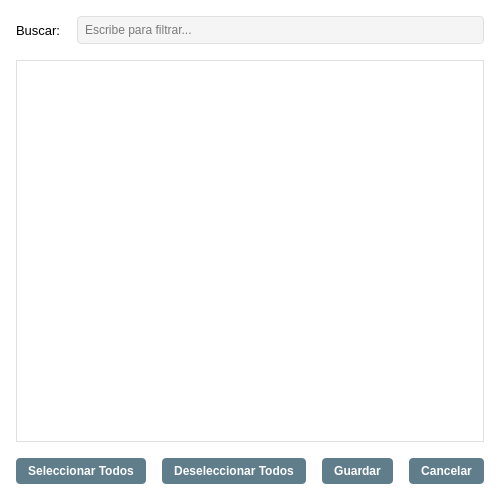
<?xml version="1.0" encoding="UTF-8"?>
<ui version="4.0">
 <class>FolderFilterDialog</class>
 <widget class="QDialog" name="FolderFilterDialog">
  <property name="geometry">
   <rect>
    <x>0</x>
    <y>0</y>
    <width>500</width>
    <height>500</height>
   </rect>
  </property>
  <property name="minimumSize">
   <size>
    <width>400</width>
    <height>500</height>
   </size>
  </property>
  <property name="windowTitle">
   <string>Filtrar Carpetas</string>
  </property>
  <property name="styleSheet">
   <string notr="true">QDialog {
	background-color: #FFFFFF;
}

QLabel {
	font-family: 'Segoe UI', Arial, sans-serif;
	font-size: 10pt;
}

QLineEdit {
	border: 1px solid #E0E0E0;
	border-radius: 4px;
	padding: 5px;
	background-color: #F5F5F5;
}

QLineEdit:focus {
	border: 1px solid #78909C;
	background-color: #FFFFFF;
}

QPushButton {
	background-color: #607D8B;
	color: white;
	border: none;
	border-radius: 4px;
	padding: 6px 12px;
	font-weight: bold;
}

QPushButton:hover {
	background-color: #78909C;
}

QPushButton:pressed {
	background-color: #546E7A;
}

QCheckBox {
	spacing: 8px;
}

QCheckBox::indicator {
	width: 18px;
	height: 18px;
}

QCheckBox::indicator:unchecked {
	border: 2px solid #B0BEC5;
	background-color: #FFFFFF;
	border-radius: 3px;
}

QCheckBox::indicator:checked {
	border: 2px solid #607D8B;
	background-color: #607D8B;
	border-radius: 3px;
}

QScrollArea {
	border: 1px solid #E0E0E0;
	background-color: #FFFFFF;
}

QWidget#scrollAreaContent {
	background-color: #FFFFFF;
}</string>
  </property>
  <layout class="QVBoxLayout" name="verticalLayout">
   <property name="spacing">
    <number>16</number>
   </property>
   <property name="leftMargin">
    <number>16</number>
   </property>
   <property name="topMargin">
    <number>16</number>
   </property>
   <property name="rightMargin">
    <number>16</number>
   </property>
   <property name="bottomMargin">
    <number>16</number>
   </property>
   <item>
    <layout class="QHBoxLayout" name="searchLayout">
     <item>
      <widget class="QLabel" name="searchLabel">
       <property name="text">
        <string>Buscar:</string>
       </property>
      </widget>
     </item>
     <item>
      <widget class="QLineEdit" name="search_edit">
       <property name="placeholderText">
        <string>Escribe para filtrar...</string>
       </property>
       <property name="clearButtonEnabled">
        <bool>true</bool>
       </property>
      </widget>
     </item>
    </layout>
   </item>
   <item>
    <widget class="QScrollArea" name="folderScrollArea">
     <property name="widgetResizable">
      <bool>true</bool>
     </property>
     <widget class="QWidget" name="scrollAreaContent">
      <property name="geometry">
       <rect>
        <x>0</x>
        <y>0</y>
        <width>466</width>
        <height>392</height>
       </rect>
      </property>
      <property name="objectName">
       <string>scrollAreaContent</string>
      </property>
      <layout class="QVBoxLayout" name="checkboxLayout">
       <property name="spacing">
        <number>8</number>
       </property>
       <property name="leftMargin">
        <number>12</number>
       </property>
       <property name="topMargin">
        <number>12</number>
       </property>
       <property name="rightMargin">
        <number>12</number>
       </property>
       <property name="bottomMargin">
        <number>12</number>
       </property>
       <!-- Los checkboxes se añadirán dinámicamente aquí -->
      </layout>
     </widget>
    </widget>
   </item>
   <item>
    <layout class="QHBoxLayout" name="buttonLayout">
     <item>
      <widget class="QPushButton" name="select_all_btn">
       <property name="text">
        <string>Seleccionar Todos</string>
       </property>
       <property name="icon">
        <iconset>
         <normaloff>icons/select_all.svg</normaloff>icons/select_all.svg</iconset>
       </property>
      </widget>
     </item>
     <item>
      <widget class="QPushButton" name="deselect_all_btn">
       <property name="text">
        <string>Deseleccionar Todos</string>
       </property>
       <property name="icon">
        <iconset>
         <normaloff>icons/deselect_all.svg</normaloff>icons/deselect_all.svg</iconset>
       </property>
      </widget>
     </item>
     <item>
      <widget class="QPushButton" name="save_btn">
       <property name="text">
        <string>Guardar</string>
       </property>
       <property name="icon">
        <iconset>
         <normaloff>icons/save.svg</normaloff>icons/save.svg</iconset>
       </property>
      </widget>
     </item>
     <item>
      <widget class="QPushButton" name="cancel_btn">
       <property name="text">
        <string>Cancelar</string>
       </property>
       <property name="icon">
        <iconset>
         <normaloff>icons/cancel.svg</normaloff>icons/cancel.svg</iconset>
       </property>
      </widget>
     </item>
    </layout>
   </item>
  </layout>
 </widget>
 <resources/>
 <connections/>
</ui>
